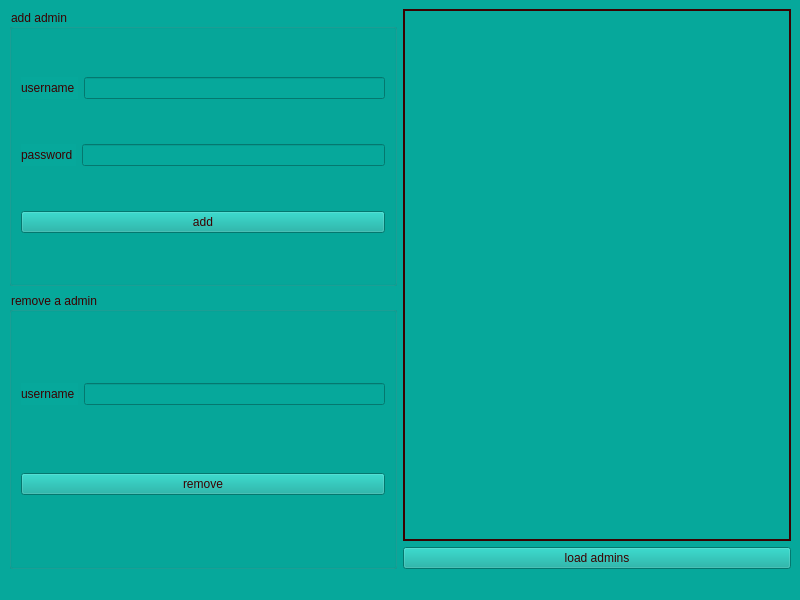
<?xml version="1.0" encoding="UTF-8"?>
<ui version="4.0">
 <class>passadmin</class>
 <widget class="QMainWindow" name="passadmin">
  <property name="geometry">
   <rect>
    <x>0</x>
    <y>0</y>
    <width>800</width>
    <height>600</height>
   </rect>
  </property>
  <property name="windowTitle">
   <string>MainWindow</string>
  </property>
  <property name="styleSheet">
   <string notr="true">background-color:#06a89b;
color: #3b0000;</string>
  </property>
  <widget class="QWidget" name="centralwidget">
   <layout class="QGridLayout" name="gridLayout">
    <item row="0" column="0">
     <layout class="QHBoxLayout" name="horizontalLayout_4">
      <item>
       <layout class="QVBoxLayout" name="verticalLayout_4">
        <item>
         <widget class="QGroupBox" name="groupBox">
          <property name="title">
           <string>add admin</string>
          </property>
          <layout class="QVBoxLayout" name="verticalLayout_2">
           <item>
            <layout class="QHBoxLayout" name="horizontalLayout">
             <item>
              <widget class="QLabel" name="label">
               <property name="text">
                <string>username </string>
               </property>
              </widget>
             </item>
             <item>
              <widget class="QLineEdit" name="lineEdit"/>
             </item>
            </layout>
           </item>
           <item>
            <layout class="QHBoxLayout" name="horizontalLayout_2">
             <item>
              <widget class="QLabel" name="label_2">
               <property name="text">
                <string>password </string>
               </property>
              </widget>
             </item>
             <item>
              <widget class="QLineEdit" name="lineEdit_2"/>
             </item>
            </layout>
           </item>
           <item>
            <widget class="QPushButton" name="pushButton_2">
             <property name="text">
              <string>add</string>
             </property>
            </widget>
           </item>
          </layout>
         </widget>
        </item>
        <item>
         <widget class="QGroupBox" name="groupBox_2">
          <property name="title">
           <string>remove a admin</string>
          </property>
          <layout class="QVBoxLayout" name="verticalLayout_3">
           <item>
            <layout class="QHBoxLayout" name="horizontalLayout_3">
             <item>
              <widget class="QLabel" name="label_3">
               <property name="text">
                <string>username </string>
               </property>
              </widget>
             </item>
             <item>
              <widget class="QLineEdit" name="lineEdit_3"/>
             </item>
            </layout>
           </item>
           <item>
            <widget class="QPushButton" name="pushButton_3">
             <property name="text">
              <string>remove</string>
             </property>
            </widget>
           </item>
          </layout>
         </widget>
        </item>
       </layout>
      </item>
      <item>
       <layout class="QVBoxLayout" name="verticalLayout">
        <item>
         <widget class="QTableView" name="tableView">
          <property name="frameShape">
           <enum>QFrame::WinPanel</enum>
          </property>
          <property name="frameShadow">
           <enum>QFrame::Plain</enum>
          </property>
         </widget>
        </item>
        <item>
         <widget class="QPushButton" name="pushButton">
          <property name="text">
           <string>load admins</string>
          </property>
         </widget>
        </item>
       </layout>
      </item>
     </layout>
    </item>
   </layout>
  </widget>
  <widget class="QMenuBar" name="menubar">
   <property name="geometry">
    <rect>
     <x>0</x>
     <y>0</y>
     <width>800</width>
     <height>20</height>
    </rect>
   </property>
  </widget>
  <widget class="QStatusBar" name="statusbar"/>
 </widget>
 <resources/>
 <connections/>
</ui>
